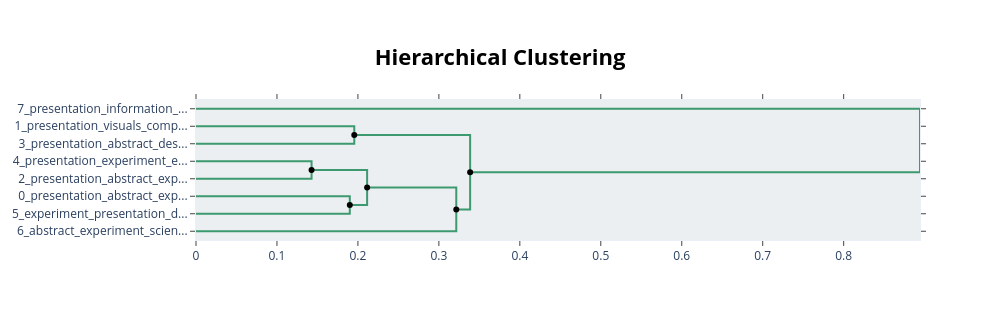

Write notebook code for a chart like this one.
### Code cell
# Perform hierarchical topic reduction
hierarchical_topics = topic_model.hierarchical_topics(q1)

# Visualize the subtopics
topic_model.visualize_hierarchy(hierarchical_topics=hierarchical_topics)

### Figure 1 — Plotly figure (JSON) as saved in the notebook; plotly's stock layout.template omitted (floating-point values rounded to 4 significant figures)
{"data": [{"hoverinfo": "text", "marker": {"color": "rgb(61,153,112)"}, "mode": "lines", "text": ["presentation_visuals_comprehend_study_hearing", "", "", "presentation_abstract_design_visuals_discusses"], "type": "scatter", "x": [0.0, 0.1955, 0.1955, 0.0], "xaxis": "x", "y": [-15.0, -15.0, -25.0, -25.0], "yaxis": "y"}, {"hoverinfo": "text", "marker": {"color": "rgb(61,153,112)"}, "mode": "lines", "text": ["presentation_experiment_experimental_design_slide", "", "", "presentation_abstract_experiment_design_results"], "type": "scatter", "x": [0.0, 0.1428, 0.1428, 0.0], "xaxis": "x", "y": [-35.0, -35.0, -45.0, -45.0], "yaxis": "y"}, {"hoverinfo": "text", "marker": {"color": "rgb(61,153,112)"}, "mode": "lines", "text": ["presentation_abstract_experiment_extended_findings", "", "", "experiment_presentation_design_designed_research"], "type": "scatter", "x": [0.0, 0.19, 0.19, 0.0], "xaxis": "x", "y": [-55.0, -55.0, -65.0, -65.0], "yaxis": "y"}, {"hoverinfo": "text", "marker": {"color": "rgb(61,153,112)"}, "mode": "lines", "text": ["presentation_experiment_design_results_designed", "", "", "presentation_abstract_experiment_extended_findings"], "type": "scatter", "x": [0.1428, 0.2114, 0.2114, 0.19], "xaxis": "x", "y": [-40.0, -40.0, -60.0, -60.0], "yaxis": "y"}, {"hoverinfo": "text", "marker": {"color": "rgb(61,153,112)"}, "mode": "lines", "text": ["presentation_experiment_abstract_design_findings", "", "", "abstract_experiment_scientific_research_studies"], "type": "scatter", "x": [0.2114, 0.3215, 0.3215, 0.0], "xaxis": "x", "y": [-50.0, -50.0, -75.0, -75.0], "yaxis": "y"}, {"hoverinfo": "text", "marker": {"color": "rgb(61,153,112)"}, "mode": "lines", "text": ["presentation_abstract_comprehend_study_visuals", "", "", "presentation_experiment_abstract_design_findings"], "type": "scatter", "x": [0.1955, 0.3386, 0.3386, 0.3215], "xaxis": "x", "y": [-20.0, -20.0, -62.5, -62.5], "yaxis": "y"}, {"hoverinfo": "text", "marker": {"color": "rgb(61,153,112)"}, "mode": "lines", "text": ["presentation_information_the_from_this", "", "", "presentation_abstract_experiment_design_methodology"], "type": "scatter", "x": [0.0, 0.8943, 0.8943, 0.3386], "xaxis": "x", "y": [-5.0, -5.0, -41.25, -41.25], "yaxis": "y"}, {"hoverinfo": "text", "hovertext": ["presentation_experiment_design_results_designed", "presentation_experiment_abstract_design_findings", "presentation_abstract_comprehend_study_visuals"], "marker": {"color": "black"}, "mode": "markers", "showlegend": false, "type": "scatter", "x": [0.1428, 0.2114, 0.1955], "y": [-40, -50, -20]}, {"hoverinfo": "text", "hovertext": ["presentation_abstract_experiment_extended_findings", "presentation_experiment_abstract_design_findings", "presentation_abstract_experiment_design_methodology"], "marker": {"color": "black"}, "mode": "markers", "showlegend": false, "type": "scatter", "x": [0.19, 0.3215, 0.3386], "y": [-60, -62.5, -41.25]}], "layout": {"autosize": false, "height": 320, "hoverlabel": {"bgcolor": "white", "font": {"family": "Rockwell", "size": 16}}, "hovermode": "closest", "plot_bgcolor": "#ECEFF1", "showlegend": false, "title": {"font": {"color": "Black", "size": 22}, "text": "<b>Hierarchical Clustering</b>", "x": 0.5, "xanchor": "center", "yanchor": "top"}, "width": 1000, "xaxis": {"mirror": "allticks", "rangemode": "tozero", "showgrid": false, "showline": true, "showticklabels": true, "ticks": "outside", "type": "linear", "zeroline": false}, "yaxis": {"mirror": "allticks", "range": [-80, 0], "rangemode": "tozero", "showgrid": false, "showline": true, "showticklabels": true, "tickmode": "array", "ticks": "outside", "ticktext": ["7_presentation_information_...", "1_presentation_visuals_comp...", "3_presentation_abstract_des...", "4_presentation_experiment_e...", "2_presentation_abstract_exp...", "0_presentation_abstract_exp...", "5_experiment_presentation_d...", "6_abstract_experiment_scien..."], "tickvals": [-5, -15, -25, -35, -45, -55, -65, -75], "type": "linear", "zeroline": false}}}
